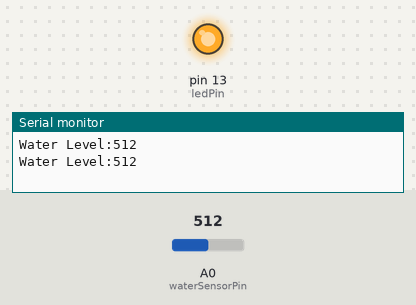
A sketch run on a simulated Arduino Uno, built with avr-gcc and run on an emulated ATmega328P. Parts: output pins drawn as LEDs (lit = HIGH), the last lines printed to the serial monitor. Inputs (shaded band) come from the test bench; at power-on: A0 (waterSensorPin) = 512.

Above: at 1.8 s.
1.9 s: A0 (waterSensorPin) set to 313
3.4 s: A0 (waterSensorPin) set to 292
At 5.1 s:
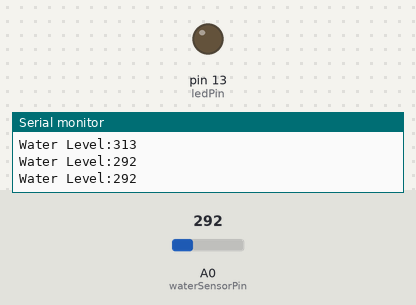
5.5 s: A0 (waterSensorPin) set to 306
At 6.6 s:
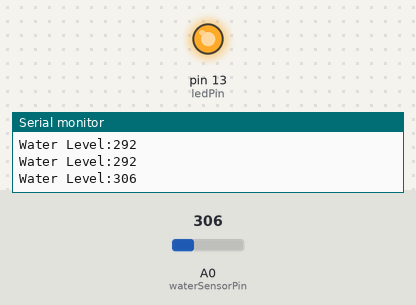
7.5 s: A0 (waterSensorPin) set to 290
At 9.4 s:
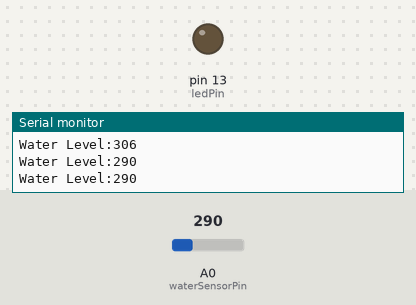
Timing chart, 0 to 10.5 s (numbered marks = the images above; inputs shaded):
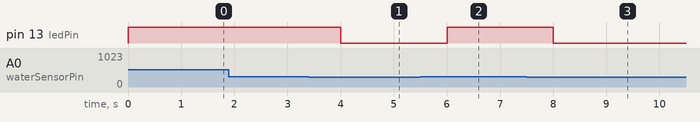

Measured:
- the behaviour switches between 301 and 300 on A0 (waterSensorPin) (found by bisection; images 0 and 1)
- after the input at 3.4 s, pin 13 (ledPin): HIGH → LOW after 0.60 s
- after the input at 5.5 s, pin 13 (ledPin): LOW → HIGH after 0.50 s
- after the input at 7.5 s, pin 13 (ledPin): HIGH → LOW after 0.50 s

The sketch:

Final_Design.ino
```cpp
// Define the Pins
int waterSensorPin = A0;  // Water level sensor connected to analog pin A0
int ledPin = 13;          // LED connected to digital pin 13

void setup() {
  // Initialize serial communication at 9600 bits per second
  Serial.begin(9600);
  // Initialize the LED pin as an output
  pinMode(ledPin, OUTPUT);
}

void loop() {
  // Read the input on analog pin 0
  int sensorValue = analogRead(waterSensorPin);

  // Print out the value you read
  Serial.print("Water Level:");
  Serial.println(sensorValue);

  // Check if the water level is above a threshold
  if (sensorValue > 300){ // Adjust the threshold as necessary
     digitalWrite(ledPin, HIGH); // Turn the LED on
  } else {
    digitalWrite(ledPin, LOW); // Turn the LED off
  }
// Wait for a second before taking the next reading
delay(1000);
}
```
